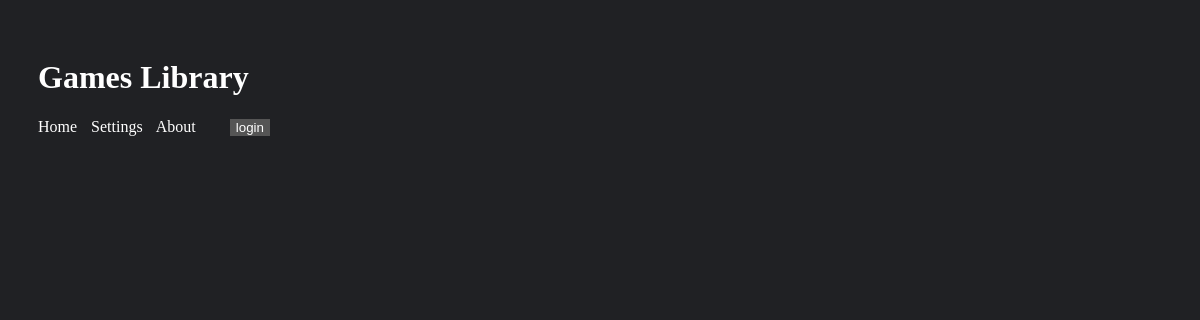
/, run on an earlier commit of the app's database.
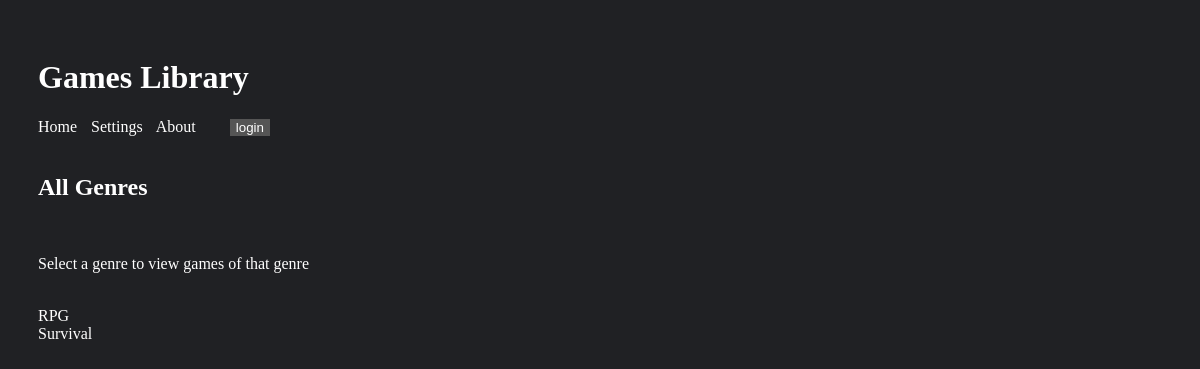
And on a later commit of the database.
### tables this page shows
CREATE TABLE SubPages(
	id INT NOT NULL AUTO_INCREMENT PRIMARY KEY,
    parentPage INT NULL,
    title VARCHAR(100),
    header VARCHAR(100),
    content VARCHAR(1000),
    isActive BOOL
);

### dbConnector.php (called while the page is built, shortened)
<?php
function GetChildPages($dbConn, $Parent = 0)
{
    $query = "SELECT id, image, title, header, content FROM SubPages WHERE isActive = 1 AND parentPage = " . $Parent . " ORDER BY title ASC;";
    return @mysqli_query($dbConn, $query);
}
function GetPageContent($dbConn, $Id)
{
    $query = "SELECT id, image, title, header, content, parentPage, isActive FROM SubPages WHERE id = " . $Id;
    $return = @mysqli_query($dbConn, $query);
    if ((!$return) || ($return->num_rows < 1)) {
        $query = "SELECT id, image, title, header, content, parentPage, isActive FROM SubPages WHERE isActive = 1 limit 1;";
        $return = @mysqli_query($dbConn, $query);
    }
    return $return;
}
?>

### Helper.php (the view, shortened to what this page needs)
<?php
include_once "dbConnector.php";
?>
<?php
function MenuDisplay($dataset)
{
    if ($dataset) {
        while ($row = mysqli_fetch_array($dataset)) {
            echo '<a href="index.php?PageId=' . $row['id'] . '" >' . $row['title'] . '</a><br/>';
        }
    }
    else {
        echo "No menu items<br />";
    }
}
function PageDisplay($PageData)
{
    if ($PageData) {
        $row = mysqli_fetch_array($PageData);
        echo '&nbsp; &nbsp; <h2> ' . $row['header'] . ' </h2>';
        echo '&nbsp; &nbsp; <p> ' . $row['content'] . '</p> <br />';
    }
    else {
        echo "No Page data to display <br />";
    }
}
?>

### MyHeader.php (shortened to what this page needs)
<?php
include_once "dbConnector.php";
include_once "Helper.php";
?>
<?php
$Style = 1;
$MyHeader = "Games Library";
?>
<!DOCTYPE html>
<html lang="en">
<head>
	<link rel="stylesheet" type="text/css" href="/format.css">
    <?php
    switch ($Style) {
        case 1:
            echo '<link rel="stylesheet" type="text/css" href="/darkTheme.css">';
            break;
    }
    ?>
</head>
<body>
<h1>
	<?php
	echo $MyHeader;
	?>
</h1>
<a class="menu" href="Index.php">Home</a>
<a class="menu" href="Preferences.php">Settings</a>
<a class="menu" href="About.php">About</a>
<form class="login" method="post">
	<button class="login" type="submit" name="Login"><?php echo (isset($_SESSION["Username"]) ? "logout" : "login") ?></button>
</form>
<br />

### index.php (shortened to what this page needs)
<?php
include_once "MyHeader.php";
?>
<?php
$PageId = "1";
?>
<?php
$PageData = GetPageContent($myDbConn, $PageId);
PageDisplay($PageData);
$SubPages = GetChildPages($myDbConn, $PageId);
if (($PageId != "0") && ($SubPages) && ($SubPages->num_rows > 0)) {
    MenuDisplay($SubPages);
}
?>
<?php
include_once "MyFooter.php";
?>

### format.css (style rules this page uses)
.login { display: inline-flex; margin-left: 10px; }
.menu { margin-right: 10px; }
body { padding: 30px; }

### darkTheme.css (style rules this page uses)
body { background-color: #202124; height: 100%; }
h1,h2,p,a { color: #ffffff; }
button { background-color: #555555; border: none; color: white; text-align: center; text-decoration: none; }
a:hover, a:visited, a:link, a:active { text-decoration: none; }

What changed in the data, as far as the page shows it:
added subpages: header "All Genres", content "Select a genre to view games of that genre"
added subpages: title "RPG"
added subpages: title "Survival"
